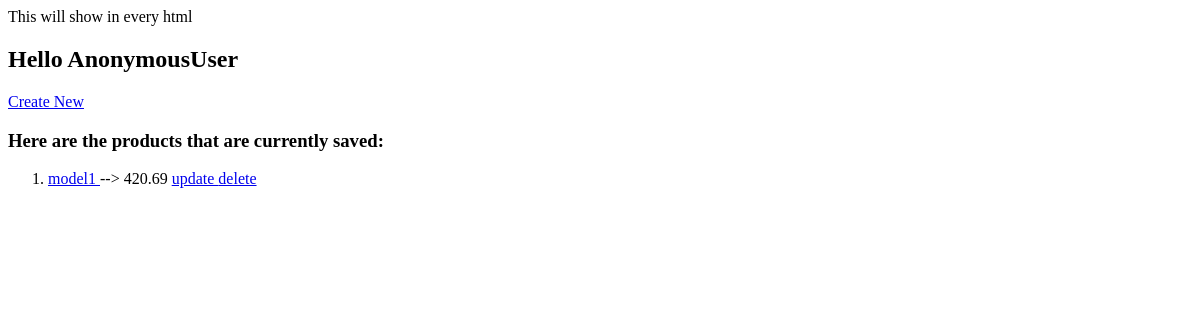
The page /product/ on the database as committed earlier.
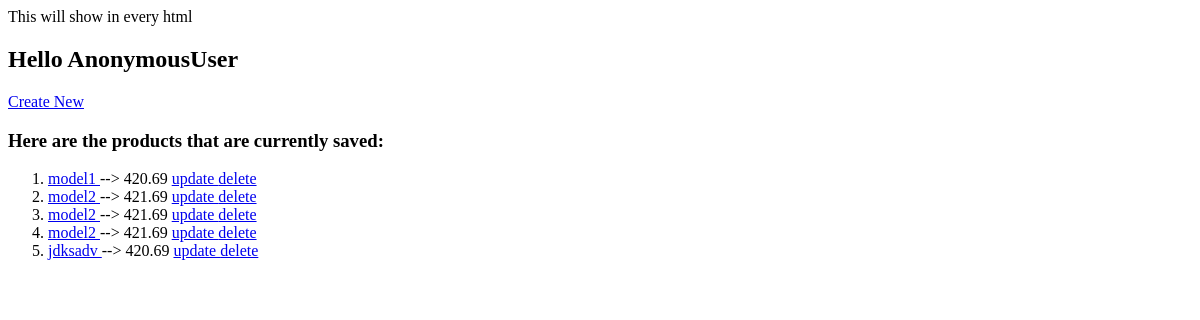
The same page on the database as committed later.
### product/models.py (models this page shows)
class product(models.Model):
    title = models.CharField(max_length=144)
    description = models.TextField(blank=True, null=True)
    price = models.DecimalField(decimal_places=2, max_digits=24)
    available = models.BooleanField(default=False)
    def get_absolute_url(self):     # This is to get the urls of each object that is created
        return reverse('product:product_dynamic_view', kwargs={'idp': self.id})
    def get_delete_url(self):
        return reverse('product:product_delete_view', kwargs={'idp': self.id})
    def get_update_url(self):
        return reverse('product:product_update_view', kwargs={'idp': self.id})

### product/views.py (the view)
# urls.py: path('', product_detail_view),
def product_detail_view(request):
    queryset = product.objects.all() # returns list of all objects
    context = {
        'object_list': queryset
    }
    return render(request, 'product/product_list.html', context)

### product/templates/product/product_list.html
{% extends 'base.html' %}
{% block content %}
<a href='create/' >Create New </a>
<h3>Here are the products that are currently saved: </h3>
<ol>
{% for i in object_list %}
<li><a href='{{i.get_absolute_url}}' >{{i.title}} </a>--> {{i.price}}
    <a href='{{i.get_update_url}}' > update </a>
    <a href='{{i.get_delete_url}}' > delete </a>
</li>
{% endfor %}
</ol>
{% endblock %}

Rows that differ between the two databases and show on the page:
added product: title "model2", price "421.69"
added product: title "model2", price "421.69"
added product: title "model2", price "421.69"
added product: title "jdksadv", price "420.69"
